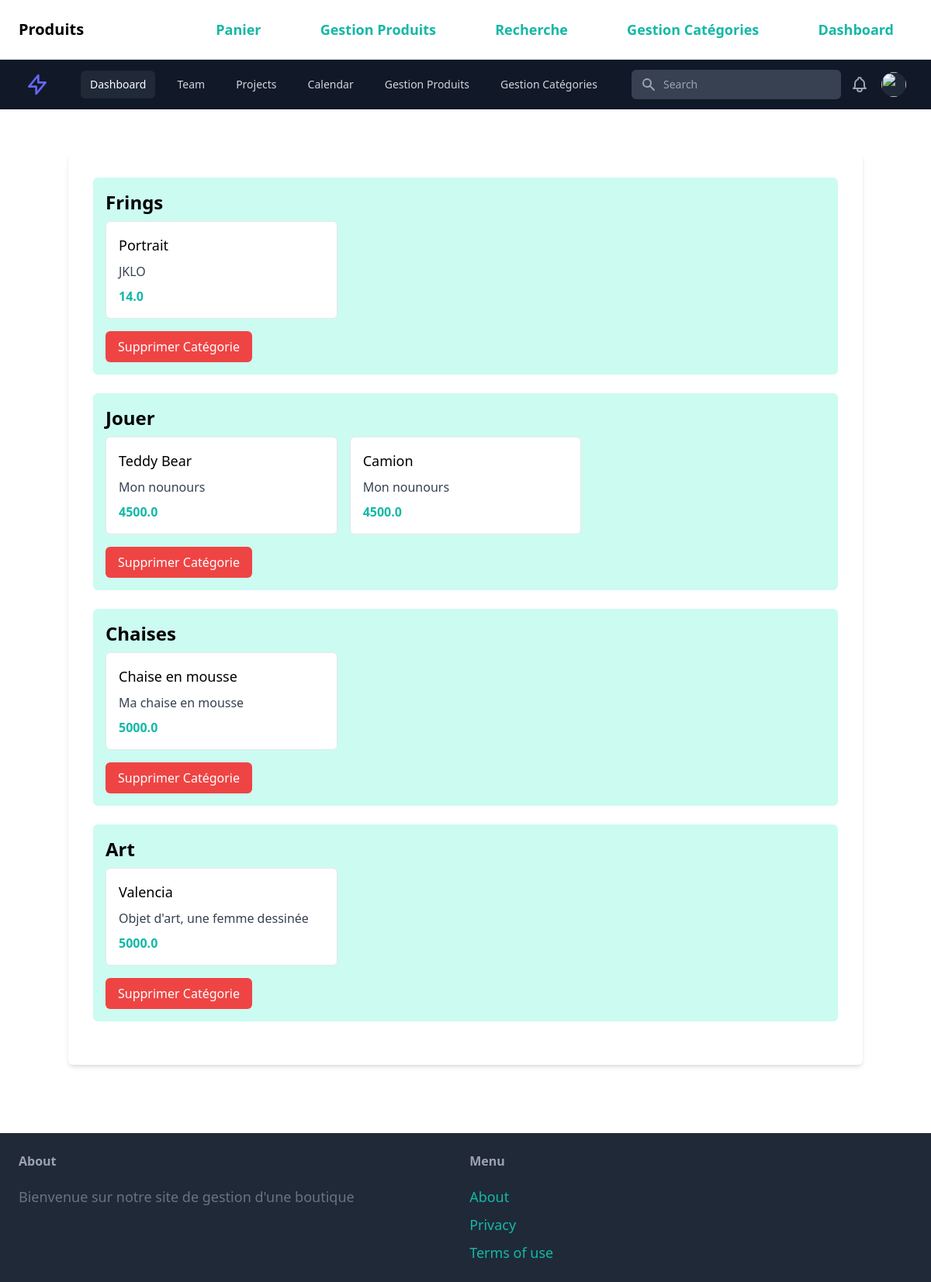
The page /afficher_categories on the database its author committed.
### gestionProduit/models.py (models this page shows, shortened)
class Categorie(models.Model):
    nom_categorie = models.CharField(max_length=255)

class Produit(models.Model):
    nom_produit = models.CharField(max_length=255)
    quantite_produit = models.PositiveIntegerField()
    prix = models.FloatField(default=0.0)
    image = models.ImageField(upload_to='produit_images', blank=True, null=True)
    categorie = models.ForeignKey(Categorie, on_delete=models.CASCADE)
    description=models.TextField(blank=True)
    est_vendu = models.BooleanField(default=False, null=True, blank=True)
    creer_a=models.DateTimeField(auto_now_add=True ,null=True)

### gestionProduit/views.py (the view)
# urls.py: path('afficher_categories', views.afficher_categories, name='afficher_categories'),
def afficher_categories(request):
    categories = Categorie.objects.all()
    return render(request, 'afficherCategorie.html', {'categories': categories})

### gestionProduit/templates/afficherCategorie.html (shortened to what this page needs)
{% extends 'menu.html' %}
{% block content %}
<div class="container mx-auto my-8 p-8 bg-white shadow-md rounded-md">
    {% for categorie in categories %}
        <div class="mb-6 p-4 bg-teal-100 rounded-md">
            <h2 class="text-2xl font-semibold mb-2">{{ categorie.nom_categorie }}</h2>
            <div class="grid grid-cols-1 md:grid-cols-2 lg:grid-cols-3 gap-4">
                {% for produit in categorie.produit_set.all %}
                    <div class="p-4 bg-white border border-gray-200 rounded-md">
                        <h3 class="text-lg font-medium mb-2">{{ produit.nom_produit }}</h3>
                        <p class="text-gray-700">{{ produit.description }}</p>
                        <p class="text-teal-500 font-semibold mt-2">{{ produit.prix }}</p>
                    </div>
                {% endfor %}
            </div>
            <form method="post" action="{% url 'gestionProduit:supprimer_categorie' categorie.id %}" class="mt-4">
                <button type="submit" onclick="return confirm('Voulez-vous vraiment supprimer cette catégorie ?')"
                        class="px-4 py-2 bg-red-500 text-white rounded-md hover:bg-red-700">
                    Supprimer Catégorie
                </button>
            </form>
        </div>
    {% endfor %}
</div>
{% endblock %}

### rows shown on the page
Categorie: nom_categorie "Frings"
Produit: nom_produit "Portrait", description "JKLO", prix "14.0"
Categorie: nom_categorie "Jouer"
Produit: nom_produit "Teddy Bear", description "Mon nounours", prix "4500.0"
Produit: nom_produit "Camion", description "Mon nounours", prix "4500.0"
Categorie: nom_categorie "Chaises"
Produit: nom_produit "Chaise en mousse", description "Ma chaise en mousse", prix "5000.0"
Categorie: nom_categorie "Art"
Produit: nom_produit "Valencia", description "Objet d'art, une femme dessinée", prix "5000.0"
